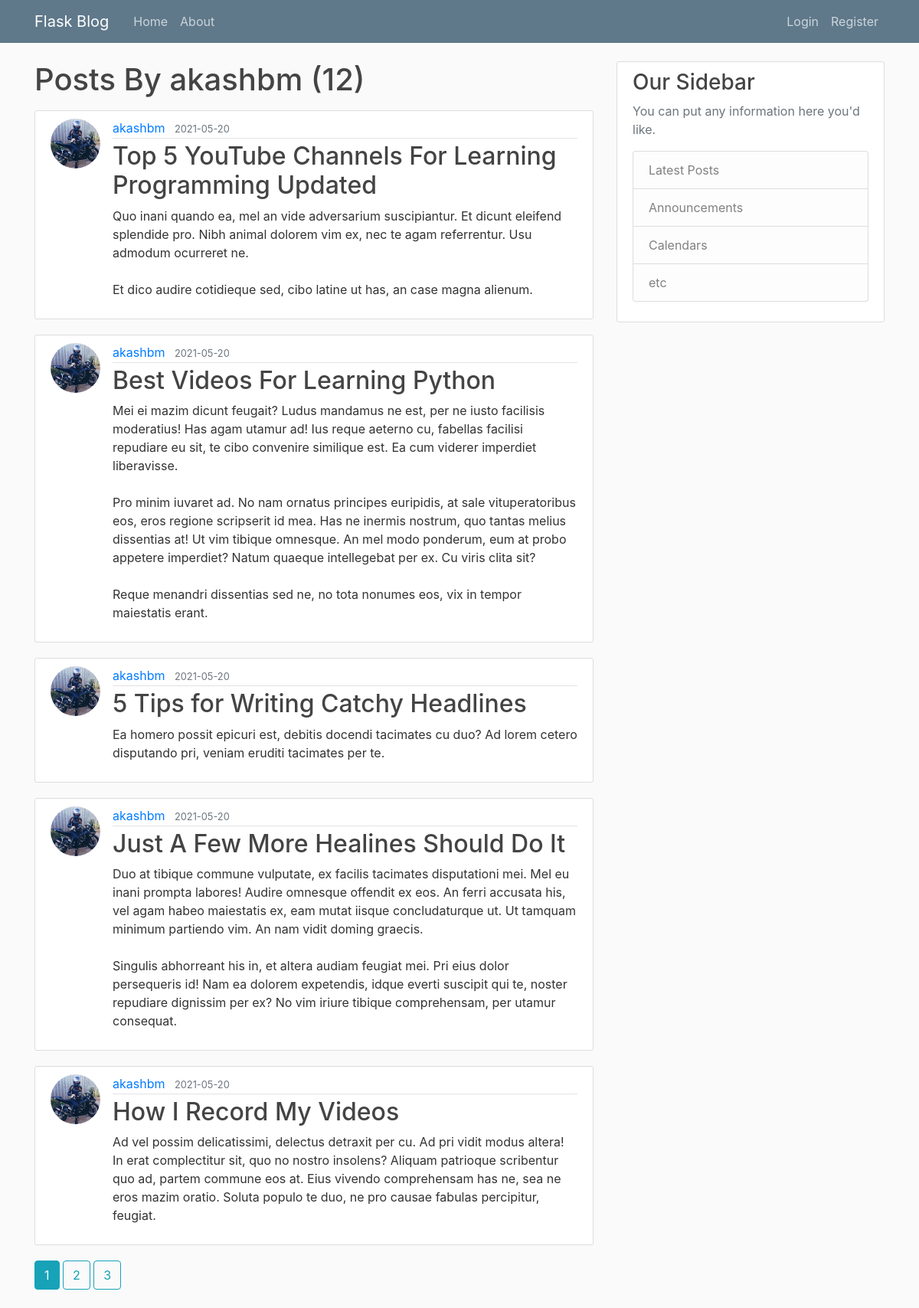
The page /user/akashbm on the database its author committed.
### flask_blog/models.py (models this page shows, shortened)
class User(db.Model, UserMixin):
    id = db.Column(db.Integer, primary_key=True)
    username = db.Column(db.String(20), unique=True, nullable=False)
    email = db.Column(db.String(120), unique=True, nullable=False)
    image_file = db.Column(db.String(20), nullable=False, default='default.jpg')
    password = db.Column(db.String(60), nullable=False)
    posts = db.relationship('Post', backref='author', lazy=True)

class Post(db.Model):
    id = db.Column(db.Integer, primary_key=True)
    title = db.Column(db.String(100), nullable=False)
    date_posted = db.Column(db.DateTime, nullable=False, default=datetime.utcnow)
    content = db.Column(db.Text, nullable=False)
    user_id = db.Column(db.Integer, db.ForeignKey('user.id'), nullable=False)

### flask_blog/users/routes.py (the view)
@users.route("/user/<string:username>")
def user_posts(username):
    page = request.args.get('page', 1, type=int)
    user = User.query.filter_by(username=username).first_or_404()
    posts = Post.query.filter_by(author=user)\
        .order_by(Post.date_posted.desc())\
        .paginate(page=page, per_page=5)
    return render_template('user_post.html', posts=posts, user=user)

### flask_blog/templates/user_post.html
{% extends "layout.html" %}
{% block content %}
    <h1 class="mb-3">Posts By {{ user.username }} ({{ posts.total }})</h1>
    {% for post in posts.items %}
        <article class="media content-section">
            <img class="rounded-circle article-img" src="{{ url_for('static', filename='profile_pics/' + post.author.image_file) }}">
          <div class="media-body">
            <div class="article-metadata">
              <a class="mr-2" href="{{ url_for('users.user_posts', username=post.author.username) }}">{{ post.author.username }}</a>
              <small class="text-muted">{{ post.date_posted.strftime('%Y-%m-%d') }}</small>
            </div>
            <h2><a class="article-title" href="{{ url_for('posts.post', post_id=post.id) }}">{{ post.title }}</a></h2>
            <p class="article-content">{{ post.content }}</p>
          </div>
        </article>
    {% endfor %}
 {% for page_num in posts.iter_pages(left_edge=1, right_edge=1, left_current=1, right_current=2) %}
        {% if page_num %}
            {% if posts.page == page_num %}
                <a class="btn btn-info mb-4" href="{{ url_for('users.user_posts', username=user.username, page=page_num) }}">{{ page_num }}</a>
            {% else %}
                <a class="btn btn-outline-info mb-4" href="{{ url_for('users.user_posts', username=user.username, page=page_num) }}">{{ page_num }}</a>
            {% endif%}
        {% else %}
            ...
        {% endif %}
 {% endfor %}
{% endblock content %}

### flask_blog/static/main.css (style rules this page uses)
body { background: #fafafa; color: #333333; margin-top: 5rem; }
h1, h2, h3, h4, h5, h6 { color: #444444; }
.content-section { background: #ffffff; padding: 10px 20px; border: 1px solid #dddddd; border-radius: 3px; margin-bottom: 20px; }
.article-title { color: #444444; }
.article-content { white-space: pre-line; }
.article-img { height: 65px; width: 65px; margin-right: 16px; }
.article-metadata { padding-bottom: 1px; margin-bottom: 4px; border-bottom: 1px solid #e3e3e3 }

### rows shown on the page
User: username "akashbm"
Post: image_file (picture), author.username "akashbm", date_posted "2021-05-20", title "Top 5 YouTube Channels For Learning Programming Updated", content "Quo inani quando ea, mel an vide adversarium suscipiantur. Et dicunt eleifend splendide pro. Nibh animal dolorem vim ex, nec te agam referrentur. Usu admodum ocurreret ne. Et dico audire cotidieque sed, cibo latine ut has, an case magna alienum."
Post: image_file (picture), author.username "akashbm", date_posted "2021-05-20", title "Best Videos For Learning Python", content "Mei ei mazim dicunt feugait? Ludus mandamus ne est, per ne iusto facilisis moderatius! Has agam utamur ad! Ius reque aeterno cu, fabellas facilisi repudiare eu sit, te cibo convenire similique est. Ea cum viderer imperdiet liberavisse. Pro minim iuvaret ad. No nam ornatus principes euripidis, at sale vituperatoribus eos, eros regione scripserit id mea. Has ne inermis nostrum, quo tantas melius dissentias at! Ut vim tibique omnesque. An mel modo ponderum, eum at probo appetere imperdiet? Natum quaeque intellegebat per ex. Cu viris clita sit? Reque menandri dissentias sed ne, no tota nonumes eos, vix in tempor maiestatis erant."
Post: image_file (picture), author.username "akashbm", date_posted "2021-05-20", title "5 Tips for Writing Catchy Headlines", content "Ea homero possit epicuri est, debitis docendi tacimates cu duo? Ad lorem cetero disputando pri, veniam eruditi tacimates per te."
Post: image_file (picture), author.username "akashbm", date_posted "2021-05-20", title "Just A Few More Healines Should Do It", content "Duo at tibique commune vulputate, ex facilis tacimates disputationi mei. Mel eu inani prompta labores! Audire omnesque offendit ex eos. An ferri accusata his, vel agam habeo maiestatis ex, eam mutat iisque concludaturque ut. Ut tamquam minimum partiendo vim. An nam vidit doming graecis. Singulis abhorreant his in, et altera audiam feugiat mei. Pri eius dolor persequeris id! Nam ea dolorem expetendis, idque everti suscipit qui te, noster repudiare dignissim per ex? No vim iriure tibique comprehensam, per utamur consequat."
Post: image_file (picture), author.username "akashbm", date_posted "2021-05-20", title "How I Record My Videos", content "Ad vel possim delicatissimi, delectus detraxit per cu. Ad pri vidit modus altera! In erat complectitur sit, quo no nostro insolens? Aliquam patrioque scribentur quo ad, partem commune eos at. Eius vivendo comprehensam has ne, sea ne eros mazim oratio. Soluta populo te duo, ne pro causae fabulas percipitur, feugiat."

### other values the page prints
{{ posts.total }} "12"
{{ page_num }} "1"
{{ page_num }} "2" "3"
